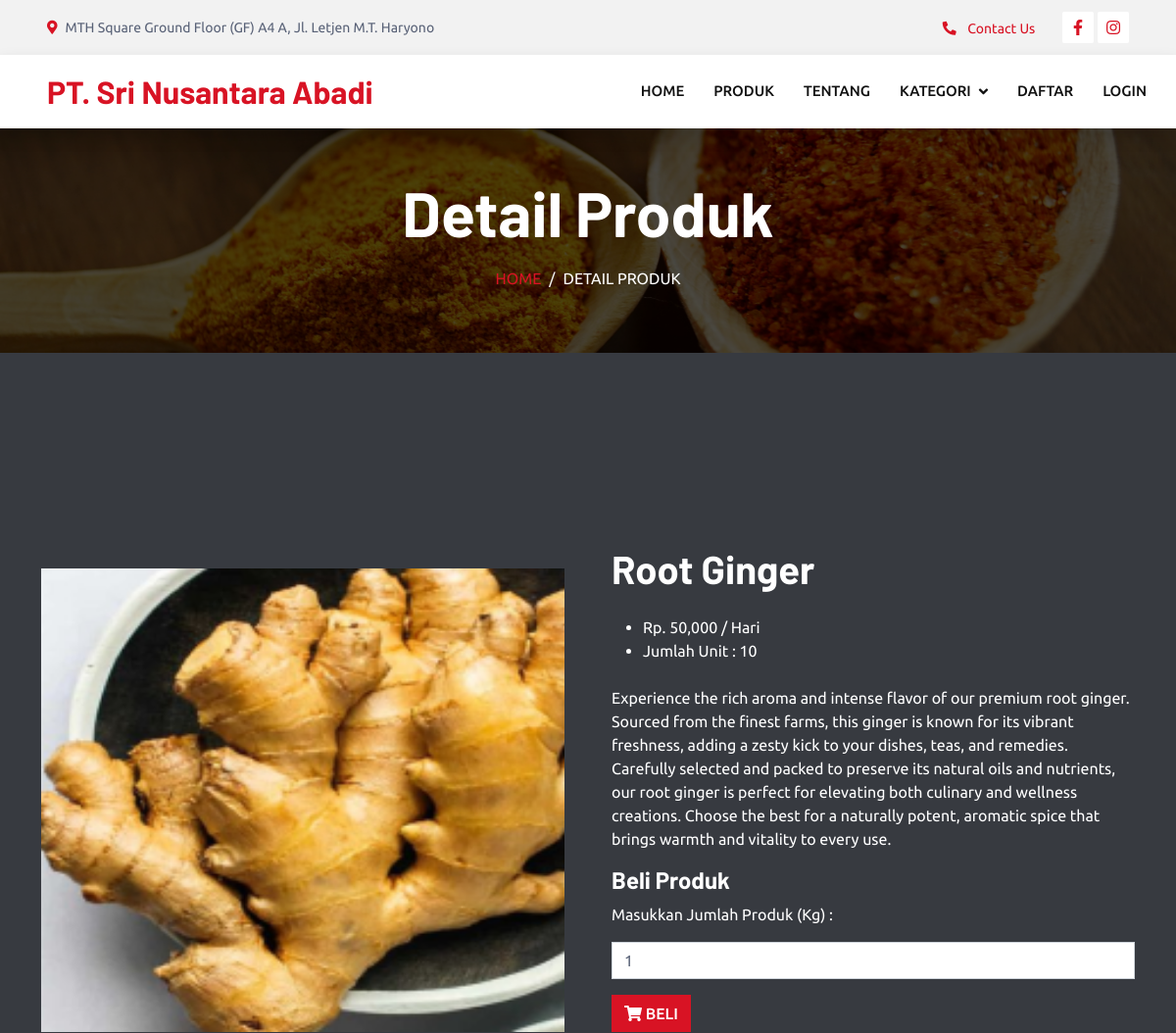
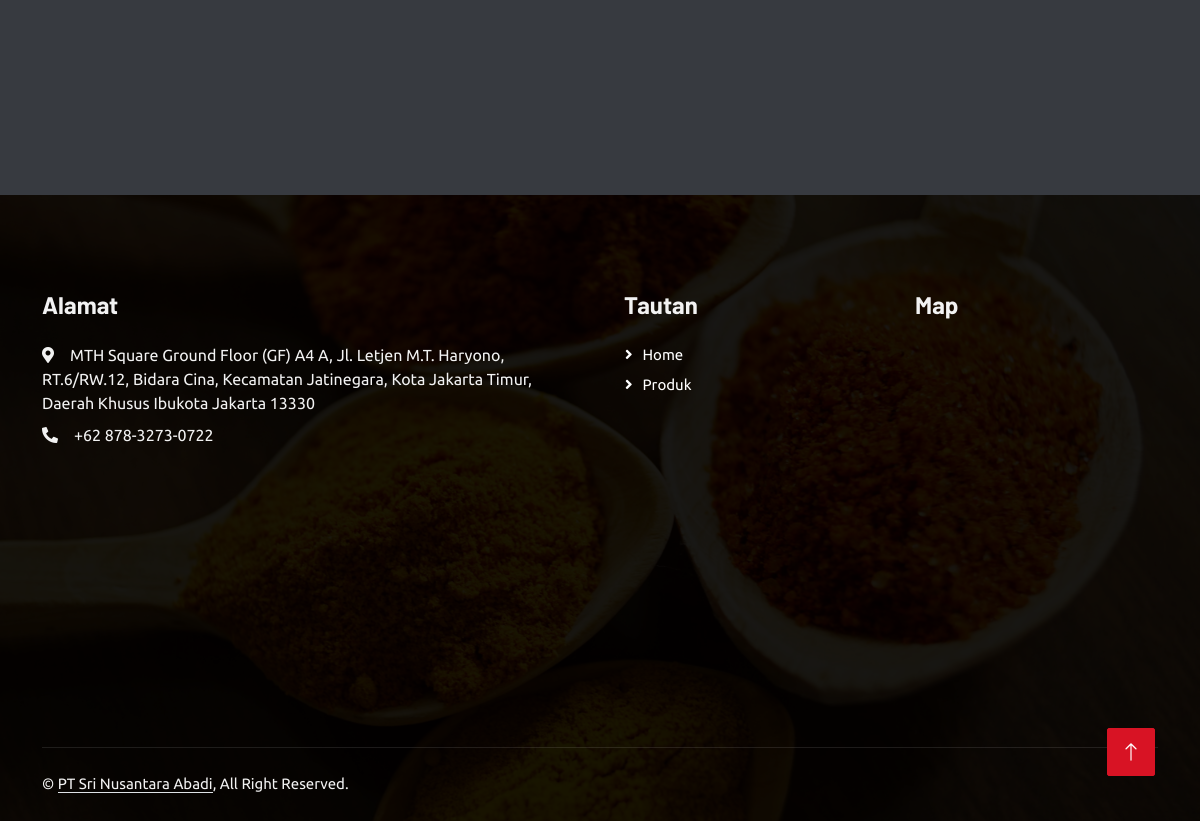
The app's page /detail.php?id=4 with its own data (2 pictures, top to bottom).
### tables this page shows
CREATE TABLE `barang` (
  `idbarang` int(11) NOT NULL,
  `id_kategori` text NOT NULL,
  `namabarang` text NOT NULL,
  `keyword` text NOT NULL,
  `hargabarang` text NOT NULL,
  `beratbarang` text NOT NULL,
  `stokbarang` text NOT NULL,
  `fotobarang` text NOT NULL,
  `deskripsibarang` text NOT NULL
);

### detail.php (the view, shortened to what this page needs)
<?php
include 'koneksi.php';
?>
<?php
$idbarang = $_GET["id"];
$ambil = $koneksi->query("SELECT*FROM barang WHERE idbarang='$idbarang'");
$detail = $ambil->fetch_assoc();
?>
<?php include 'header.php'; ?>
<div class="container-fluid page-header mb-5 p-0" style="background-image: url(assets_home/img/bg1.jpg);">
	<div class="container-fluid page-header-inner py-5">
		<div class="container text-center">
			<h1 class="display-3 text-white mb-3 animated slideInDown">Detail Produk</h1>
			<nav aria-label="breadcrumb">
				<ol class="breadcrumb justify-content-center text-uppercase">
					<li class="breadcrumb-item"><a href="#">Home</a></li>
					<li class="breadcrumb-item text-white active" aria-current="page">Detail Produk</li>
				</ol>
			</nav>
		</div>
	</div>
</div>
<div style="padding-top: 100px;"></div>
<div class="container-xxl py-5">
	<div class="container">
		<div class="row g-5">
			<div class="col-lg-6 pt-4" style="min-height: 400px;">
				<div class="position-relative h-100 wow fadeIn" data-wow-delay="0.1s">
					<img class="position-absolute img-fluid w-100 h-100" src="foto/<?php echo $detail["fotobarang"]; ?>" style="object-fit: cover;" alt="">
				</div>
			</div>
			<div class="col-lg-6">
				<h1 class="mb-4"><?php echo $detail["namabarang"] ?></h1>
				<ul class="blog-info-link mt-3 mb-4 text-white">
					<li>Rp. <?php echo number_format($detail["hargabarang"]); ?> / Hari</li>
					<li>Jumlah Unit : <?php echo $detail["stokbarang"]; ?></li>
				</ul>
				<p class="text-white">
					<?php echo $detail["deskripsibarang"]; ?>
				</p>
				<h4 class="widget_title">Beli Produk</h4>
				<form method="post">
					<div class="form-group">
						<div class="mb-3">
							<label for="qty" class="text-white mb-3">Masukkan Jumlah Produk (Kg) :</label>
							<input type="number" min="1" name="jumlah" max="<?php echo number_format($detail["stokbarang"]); ?>" required value="1" required class="form-control">
						</div>
						<div class="card_area">
							<button class="btn btn-primary" name="beli"><i class="fa fa-shopping-cart"></i> Beli</button>
						</div>
					</div>
				</form>
			</div>
		</div>
	</div>
</div>
<div style="padding-top: 100px;"></div>
<?php
include 'footer.php';
?>

### assets_home/css/style.css (style rules this page uses)
:root { --primary: #D81324; --secondary: #ffffff; --light: #F2F2F2; --dark: #111111; }
.btn { font-weight: 500; text-transform: uppercase; transition: .5s; }
.btn.btn-primary, .btn.btn-secondary { color: #FFFFFF; }
.page-header { background-position: center center; background-repeat: no-repeat; background-size: cover; }
.page-header-inner { background: rgba(0, 0, 0, .7); }
.breadcrumb-item + .breadcrumb-item::before { color: var(--light); }

### records on screen
barang: fotobarang (picture), namabarang "Root Ginger", hargabarang "50,000", stokbarang "10", deskripsibarang "Experience the rich aroma and intense flavor of our premium root ginger. Sourced from the finest farms, this ginger is known for its vibrant freshness, adding a zesty kick to your dishes, teas, and remedies. Carefully selected and packed to preserve its natural oils and nutrients, our root ginger is perfect for elevating both culinary and wellness creations. Choose the best for a naturally potent, aromatic spice that brings warmth and vitality to every use."
